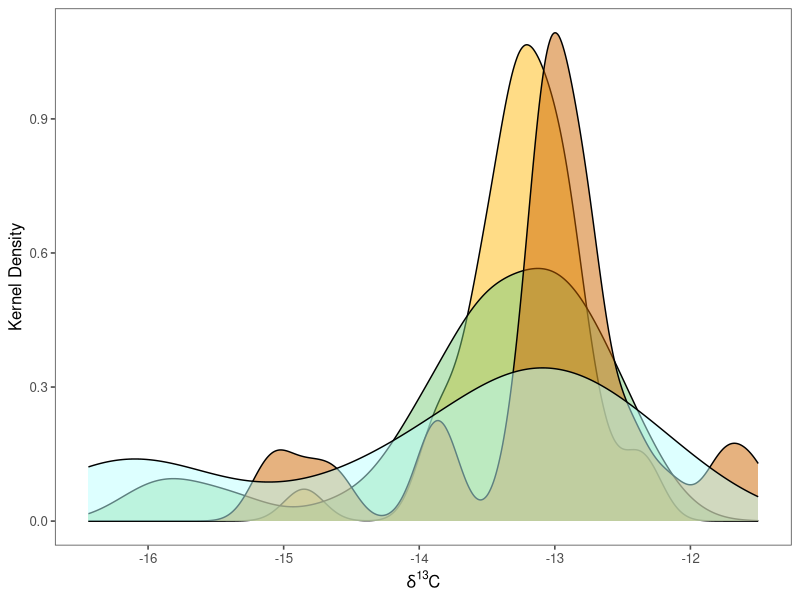
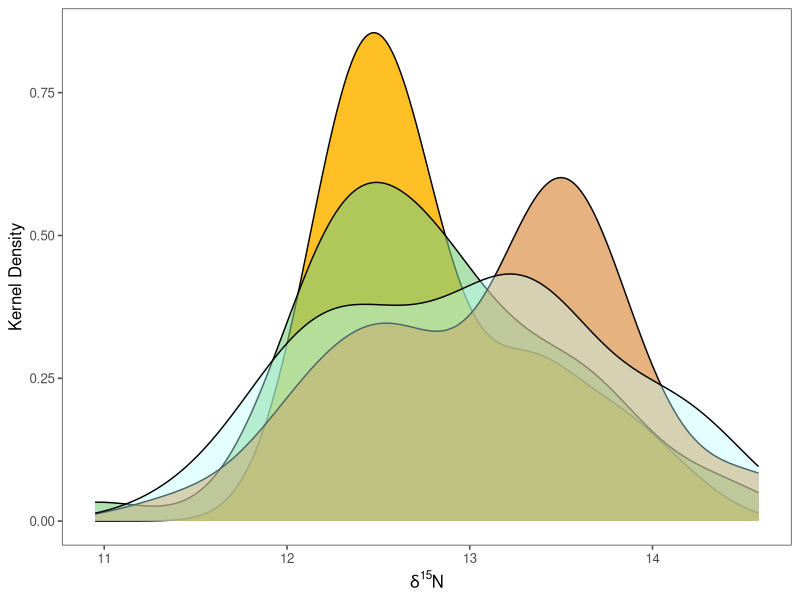
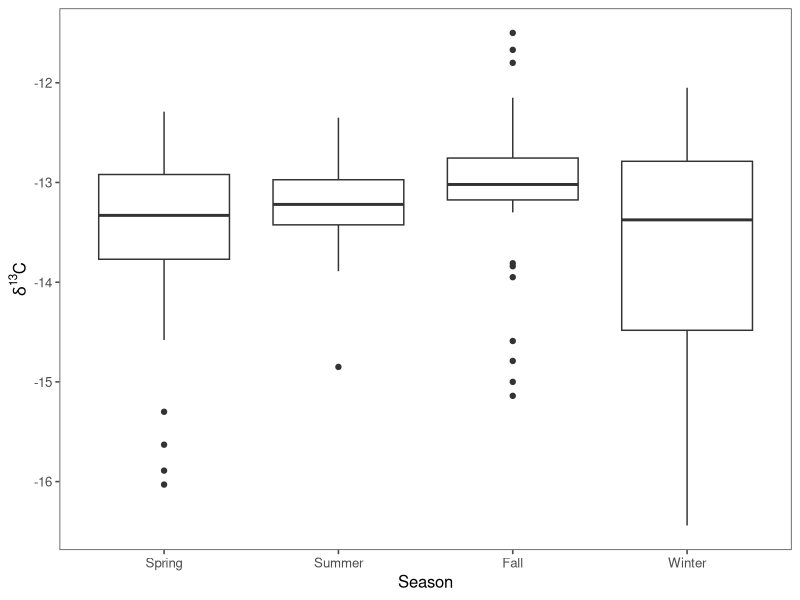
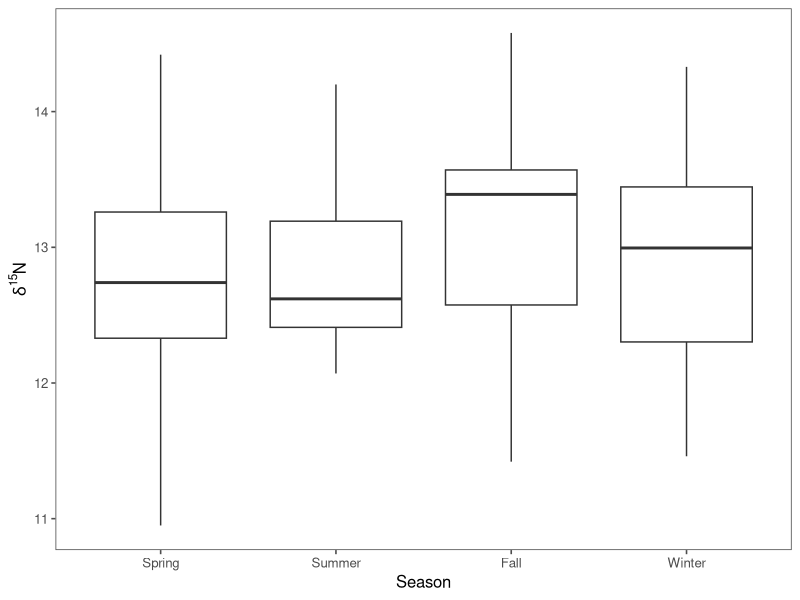

The R source for these figures, in order:
## ---- chunk 1
knitr::opts_chunk$set(echo = TRUE)
## ---- chunk 2
library(ggplot2)
library(dplyr)
library(ggthemes)
library(scales)

#load whisker data
whisker <- read.csv("whiskers.csv")
whisker$OtterID<-as.character(whisker$OtterID)
## ---- chunk 3
whisker<- filter(whisker, OtterID != "163532")

whisker$Season<-factor(whisker$Season , levels=c("Spring", "Summer", "Fall", "Winter"))
## ---- chunk 4
ggplot() +   
  theme_few() +
  geom_density(data=filter(whisker, Season == "Summer"), 
                 aes(x=C), alpha=.5, fill= "darkgoldenrod1") +
  geom_density(data=filter(whisker, Season == "Spring"), 
                 aes(x=C), alpha=.5, fill= "palegreen3") +
  geom_density(data=filter(whisker, Season == "Fall"), 
                 aes(x=C), alpha=.5, fill= "darkorange3") +
  geom_density(data=filter(whisker, Season == "Winter"), 
                 aes(x=C), alpha=.5, fill = "paleturquoise1") +
  labs(x=expression(paste(delta^13, "C" )), y="Kernel Density") 

## ---- chunk 5
ggplot() +   
  theme_few() +
  geom_density(data=filter(whisker, Season == "Summer"), 
               aes(x=N), alpha=.9, fill= "darkgoldenrod1") +
  geom_density(data=filter(whisker, Season == "Spring"), 
               aes(x=N), alpha=.6, fill= "palegreen3") +
  geom_density(data=filter(whisker, Season == "Fall"), 
               aes(x=N), alpha=.5, fill= "darkorange3") +
  geom_density(data=filter(whisker, Season == "Winter"), 
               aes(x=N), alpha=.4, fill = "paleturquoise1") +
  labs(x=expression(paste(delta^15, "N" )), y="Kernel Density") 
## ---- chunk 6
ggplot(data=whisker) +
  geom_boxplot(aes(x=Season, y=C)) +
  labs(y=expression(paste(delta^13, "C" ))) +
  theme_few()
## ---- chunk 7
ggplot(data=whisker) +
  geom_boxplot(aes(x=Season, y=N)) +
  labs(y=expression(paste(delta^15, "N" ))) +
  theme_few()
## ---- chunk 8
cseason.aov <- aov(C~Season*OtterID, data = whisker)
summary(cseason.aov)

nseason.aov <- aov(N~Season*OtterID, data = whisker)
summary(nseason.aov)
## ---- chunk 9
pairwise.t.test(x=whisker$C, g=whisker$Season, p.adj="none")
pairwise.t.test(x=whisker$N, g=whisker$Season, p.adj="none")
## ---- chunk 10
pairwise.t.test(x=whisker$C, g=whisker$Season, p.adj="bonferroni")
pairwise.t.test(x=whisker$N, g=whisker$Season, p.adj="bonferroni")
## ---- chunk 11
pairwise.t.test(x=whisker$C, g=whisker$Season, p.adj="holm")
pairwise.t.test(x=whisker$N, g=whisker$Season, p.adj="holm")
## ---- chunk 12
TukeyHSD(aov(C~Season, data=whisker))
TukeyHSD(aov(N~Season, data=whisker))
